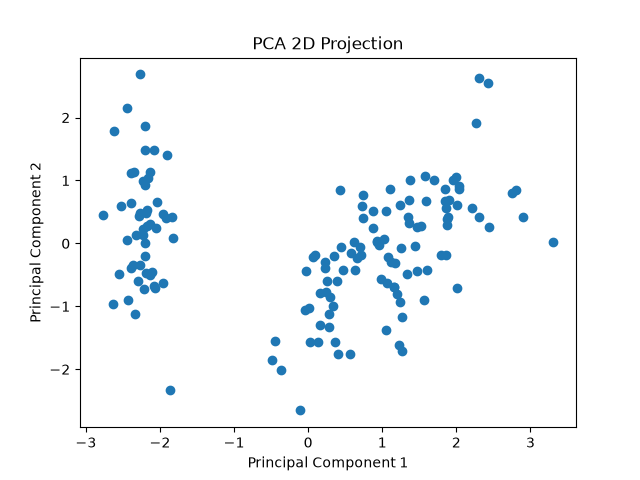

The Python source for this figure:
# Week 6 - Wednesday
# Assignment 2: PCA 2D Projection
#
# Question:
# Convert 4 features into 2 and visualize them.

import matplotlib.pyplot as plt
from sklearn.datasets import load_iris
from sklearn.decomposition import PCA
from sklearn.preprocessing import StandardScaler

# Load Iris dataset
iris = load_iris()
X = iris.data

# Standardize
scaler = StandardScaler()
X_scaled = scaler.fit_transform(X)

# Reduce to 2 dimensions
pca = PCA(n_components=2)
X_pca = pca.fit_transform(X_scaled)

# Create scatter plot
plt.scatter(X_pca[:, 0], X_pca[:, 1])

plt.xlabel("Principal Component 1")
plt.ylabel("Principal Component 2")
plt.title("PCA 2D Projection")

plt.savefig("pca_projection.png")
plt.show()
